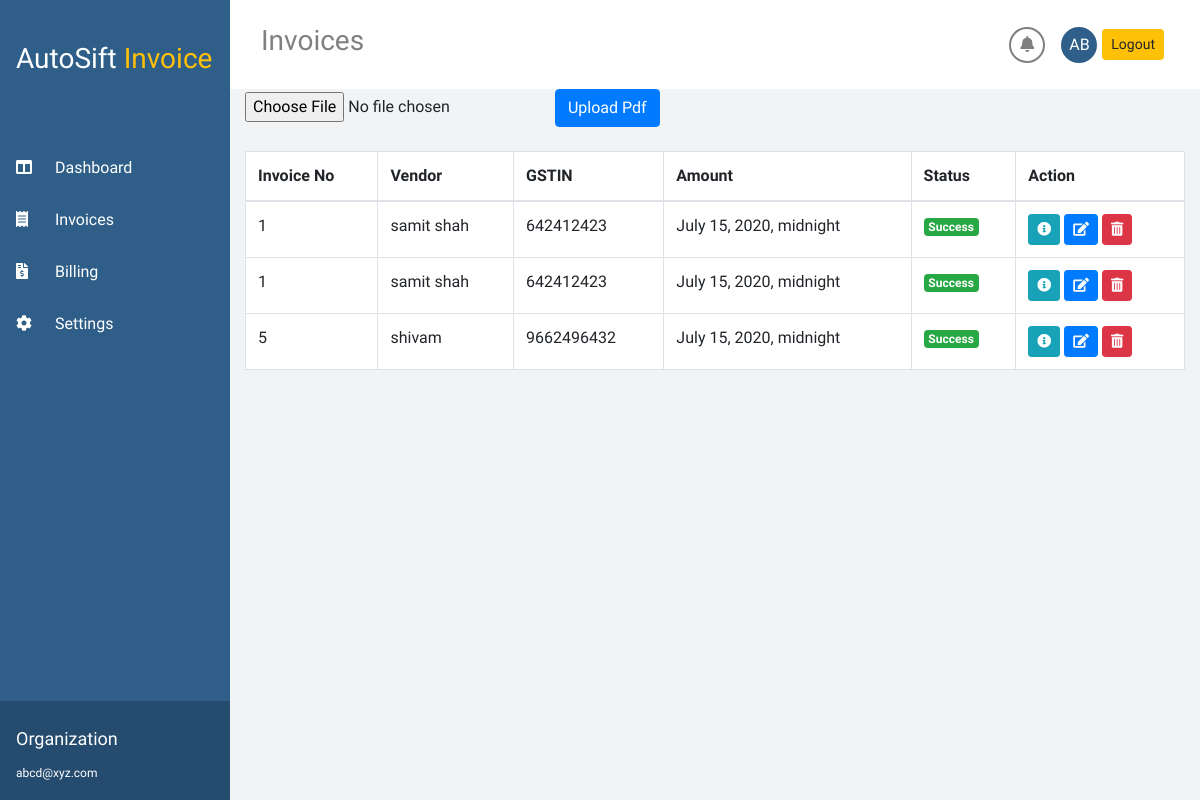
The app's page / (signed in) with its own data.
### invoice/models.py (models this page shows)
class Invoice(models.Model):
    invoice_no = models.CharField(max_length=256)
    invoice_date = models.DateTimeField()
    gstin = models.PositiveIntegerField()
    cgst = models.PositiveIntegerField(null=True,blank=True)
    sgst = models.PositiveIntegerField(null=True,blank=True)
    igst = models.PositiveIntegerField(null=True,blank=True)
    total_taxable_amount = models.PositiveIntegerField()
    total_amount = models.PositiveIntegerField()
    vendor_name = models.CharField(max_length=256)
    email = models.EmailField()
    phone_number = models.PositiveIntegerField()
    imei = models.PositiveIntegerField()
    vendor_address = models.CharField(max_length=256)
    status = models.BooleanField(null=True,blank=True)
    created_by = models.CharField(max_length=256)
    additional_data = models.CharField(max_length=10000,null=True,blank=True,default="")

### invoice/views.py (the view)
# urls.py: path('',InvoiceList.as_view(),name='home'),
class InvoiceList(LoginRequiredMixin,ListView):
    login_url = '/auth/'
    template_name = 'Dashboard.html'
    model = Invoice
    context_object_name = 'invoices'

### invoice/templates/Dashboard.html
{% extends 'demo.html' %}
{% block listinvoices %}
    <div class="container-fluid">
<table class="table table-bordered bg-white mt-4">
                        <thead>
                          <tr>
                            <th scope="col">Invoice No</th>
                            <th scope="col">Vendor</th>
                            <th scope="col">GSTIN</th>
                            <th scope="col">Amount</th>
                            <th scope="col">Status</th>
                            <th scope="col" class="actionColumn" colspan="2">Action</th>
                          </tr>
                        </thead>
                        <tbody>
                        {%for invoice in invoices%}
                          <tr>
                            <td>{{invoice.invoice_no}}</td>
                            <td>{{invoice.vendor_name}}</td>
                            <td>{{invoice.phone_number}}</td>
                            <td>{{invoice.invoice_date}}</td>
                            <td>
                                <span class="badge badge-success">Success</span>
                            </td>
                            <td>
                                <div class="invoice-show-inline-block">
                                    <div class="invoice-bar">
                                <a href="{% url 'detail' invoice.id %}" class="btn btn-info btn-sm"><i class="fas fa-info-circle"></i></a>
                                <a href="{% url 'update' invoice.id %}" class="btn btn-primary btn-sm "><i class="fa fa-edit"></i></a>
                                <a href="{% url 'delete' invoice.id %}" class="btn btn-danger btn-sm"><i class="fas fa-trash-alt"></i></a>
                                    </div>
                                    </div>
                            </td>
                          </tr>
                        {%endfor%}
                        </tbody>
                      </table>
    </div>
{% endblock %}

### invoice/static/css/app.css (style rules this page uses)
body { font-family: 'Fira Sans Condensed', sans-serif !important; }
body { min-height: 100vh; background-color: #f2f3f4 !important; color: #6d6d6d; }
.actionColumn { width: 50px; }

### records on screen
Invoice: invoice_no "1", vendor_name "samit shah", phone_number "642412423", invoice_date "July 15, 2020, midnight"
Invoice: invoice_no "1", vendor_name "samit shah", phone_number "642412423", invoice_date "July 15, 2020, midnight"
Invoice: invoice_no "5", vendor_name "shivam", phone_number "9662496432", invoice_date "July 15, 2020, midnight"
